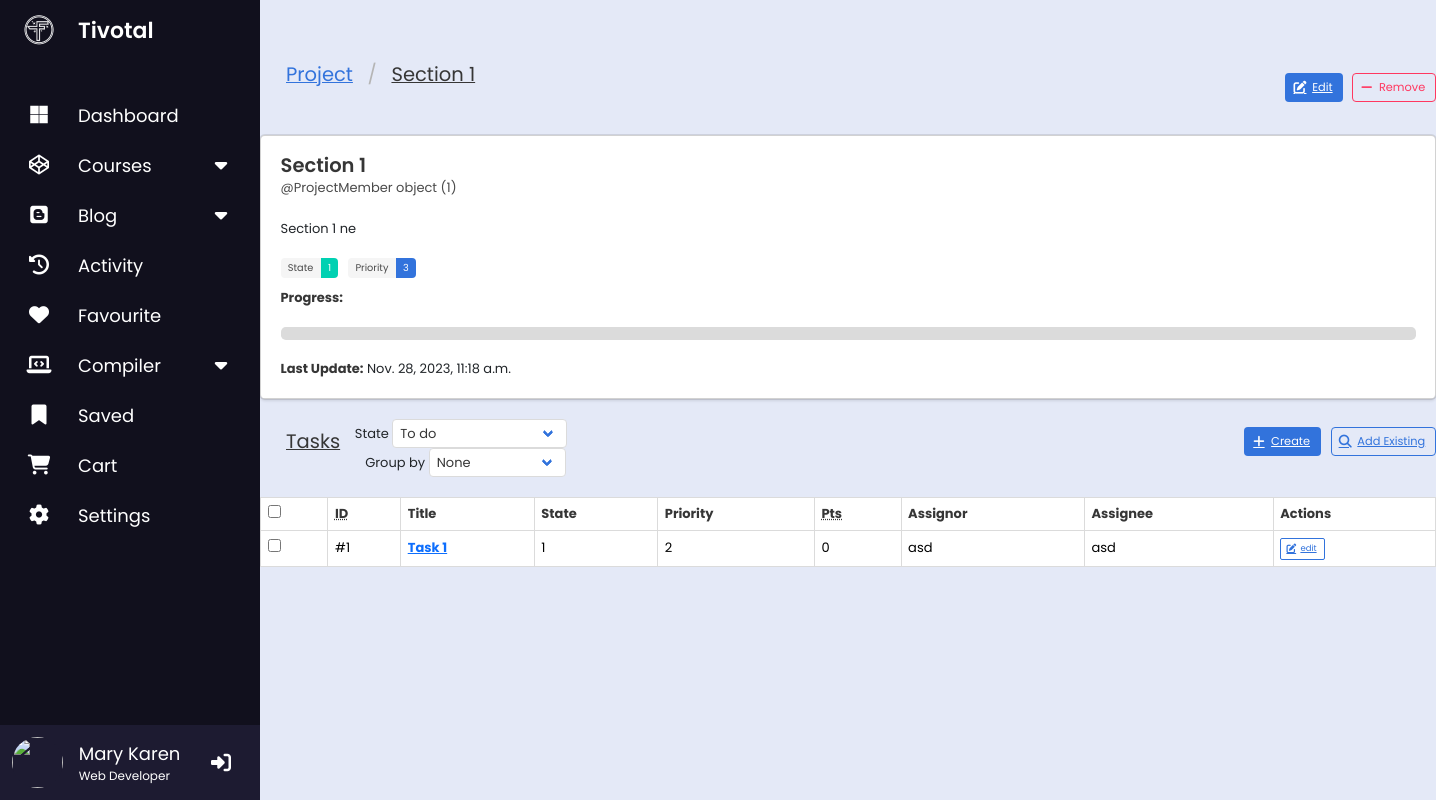
The app's page /api/1/sections/1/ (signed in), older data.
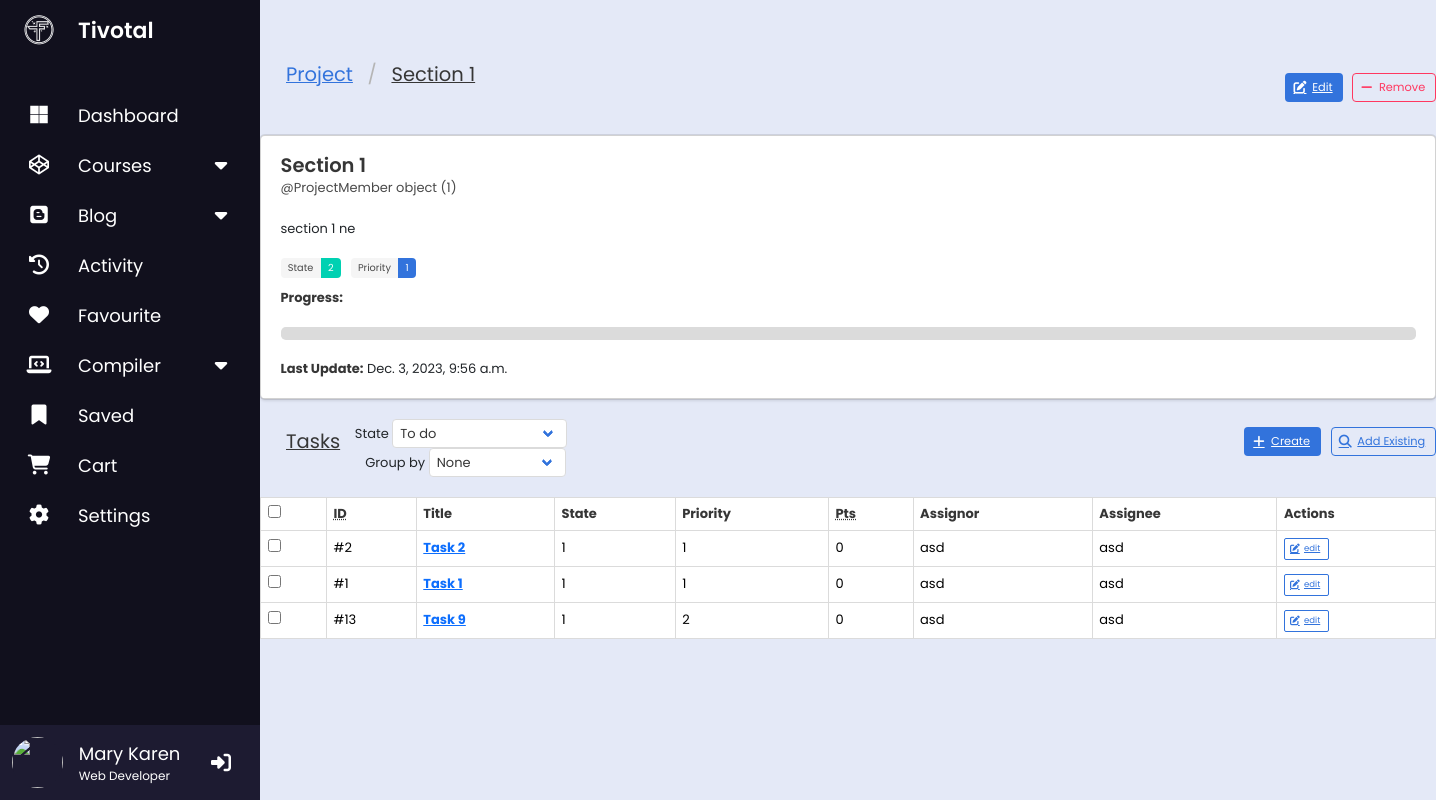
The same page, newer data.
### api/task/models.py (models this page shows, shortened)
class Section(ModelWithProgress, ModelWithBudget):
    class Meta:
        get_latest_by = 'created_at'
        ordering = ['priority', '-title']
        indexes = [
            models.Index(fields=['title', 'priority']),
            models.Index(fields=['title']),
        ]
        verbose_name = 'section'
        verbose_name_plural = 'sections'
    weight = models.PositiveIntegerField(choices = WeightChoices.choices, default = WeightChoices.LOW)
    priority = models.PositiveIntegerField(choices = PriorityChoices.choices, default = PriorityChoices.LOW)
    state = models.IntegerField(choices = SectionState.choices, default = SectionState.UNSTARTED)
    section_leader = models.ForeignKey(ProjectMember, on_delete=models.CASCADE)
    members = models.ManyToManyField(settings.AUTH_USER_MODEL, related_name='section_members', blank=True, through='SectionMember')
    project = models.ForeignKey('project.Project', on_delete=models.CASCADE)
    tags = TagField(blank=True)
    history = HistoricalRecords()

class Task(BaseModel):
    class Meta:
        get_latest_by = 'created_at'
        ordering = ['priority', '-title']
        indexes = [
            models.Index(fields=['title', 'priority']),
            models.Index(fields=['title']),
        ]
        verbose_name = 'task'
        verbose_name_plural = 'tasks'
    section = models.ForeignKey(Section, blank=True, on_delete=models.CASCADE)
    project = models.ForeignKey('project.Project', blank=True, on_delete=models.CASCADE) # de list task trong project
    weight = models.PositiveIntegerField(choices = WeightChoices.choices, default = WeightChoices.LOW)
    priority = models.PositiveIntegerField(choices = PriorityChoices.choices, default = PriorityChoices.LOW)
    points = models.PositiveIntegerField(default=0)
    state = models.IntegerField(choices = TaskState.choices, default = TaskState.UNSTARTED)
    assignor = models.ForeignKey(settings.AUTH_USER_MODEL, null=True, blank=True, on_delete=models.SET_NULL, related_name='requested_tasks')
    assignee = models.ForeignKey(settings.AUTH_USER_MODEL, null=True, blank=True, on_delete=models.SET_NULL, related_name='assigned_tasks')
    tags = TagField(blank=True)
    history = HistoricalRecords()
    def is_done(self):
        if self.state == TaskState.DONE:
            return True
        return False

### api/project/models.py (models this page shows, shortened)
class ProjectMember(models.Model):
    user = models.ForeignKey(settings.AUTH_USER_MODEL, on_delete=models.SET_NULL, null = True)
    project = models.ForeignKey(Project, on_delete=models.CASCADE)
    salary = models.PositiveIntegerField()
    bio = models.TextField()
    skills = TagField(blank=True)
    working_hours_day = models.PositiveIntegerField(default = 8)
    role = models.CharField(choices = ProjectRoleChoices.choices, default= ProjectRoleChoices.MB,max_length=20, null = False)
    status = models.CharField(choices = StatusChoices.choices, default = StatusChoices.ACTIVE, max_length=10 ) # set INACTIVE when delete User
    invitation_notification = models.ForeignKey(Notification, null=True, blank=True, on_delete=models.SET_NULL)
    class Meta:
        unique_together = ('user', 'project')

### api/user/models.py (models this page shows, shortened)
class User(AbstractUser):
    first_name = models.CharField(blank=True, max_length=255)
    last_name = models.CharField(blank=True, max_length=255)
    invitation_notification = models.ForeignKey(Notification, null=True, blank=True, on_delete=models.SET_NULL)

### api/task/views.py (the view, shortened to what this page needs)
# urls.py: path('sections/<int:pk>/', SectionDetailView.as_view(), name='section-detail'),
@method_decorator(login_required, name='dispatch')
class SectionDetailView(DetailView):
    model = Section
    def get_children(self):
        queryset = self.get_object().task_set.select_related('assignor', 'assignee', 'project')
        config = dict(
            project=('project__starts_at', lambda task: task.project and task.project.title or 'No project'),
            assignor=('assignor__id', lambda task: task.assignor and task.assignor.username or 'Unset'),
            assignee=('assignee__id', lambda task: task.assignee and task.assignee.username or 'Unassigned'),
        )
        group_by = self.request.GET.get('group_by')
        try:
            order_by, fx = config[group_by]
        except KeyError:
            return [(None, queryset)]
        else:
            queryset = queryset.order_by(order_by)
            foo = [(t[0], list(t[1])) for t in groupby(queryset, key=fx)]
            return foo
    def get_context_data(self, **kwargs):
        context = super().get_context_data(**kwargs)
        context['objects_by_group'] = self.get_children()
        context['group_by_form'] = SectionGroupByForm(self.request.GET)
        context['group_by'] = self.request.GET.get('group_by')
        context['filters_form'] = TaskFilterForm(self.request.POST)
        context['current_workspace'] = self.kwargs['workspace']
        return context

### api/task/templates/task/section_detail.html (shortened to what this page needs)
{% extends 'base.html' %}
{% block content %}
	<nav class="level">
		<div class="level-left">
			<nav class="breadcrumb is-large" aria-label="breadcrumbs">
				<ul>
          <li><a href="{% url 'tasks:section-list' current_workspace %}">Project</a></li>
          <li class="is-active">
            <a href="#" aria-current="page">
              {{ object.title }}
            </a>
          </li>
				</ul>
			</nav>
		</div>
		<div class="level-right">
			<div class="level-item">
        <a href="{% url 'tasks:section-edit' current_workspace section.id %}?next={{ encoded_url }}" class="button is-link">
          <span class="icon is-small">
            <i class="fas fa-edit"></i>
          </span>
          <small>Edit</small>
				</a>
			</div>
			<div class="level-item">
				<div class="field has-addons">
					<p class="control">
            <form method="POST">
              <button class="button is-danger is-outlined" type="submit" name="remove" value="yes">
                <span class="icon is-small">
                  <i class="fas fa-minus"></i>
                </span>
                <small>Remove</small>
              </button>
            </form>
					</p>
				</div>
			</div>
		</div>
	</nav>
	<div class="card">
		<div class="card-content">
			<div class="media">
				<div class="media-content">
					<p class="title is-4">{{ section.title }}</p>
					<p class="subtitle is-6">@{{ section.section_leader }}</p>
				</div>
			</div>
			<div class="content">
				{{ section.description|default:''|linebreaksbr }}<br/><br/>
				<div class="field is-grouped is-grouped-multiline">
					<div class="control">
						<div class="tags has-addons">
							<span class="tag">State</span>
							<span class="tag is-primary">{{ section.state }}</span>
						</div>
					</div>
					<div class="control">
						<div class="tags has-addons">
							<span class="tag">Priority</span>
							<span class="tag is-link">{{ section.priority }}</span>
						</div>
					</div>
				</div>
				<strong>Progress:</strong>
				<br/>
				<br/>
        {% with section.progress|default:'0' as value %}
          <progress class="progress is-primary" value="{{ value }}" title="{{ value }}%" max="100">{{ value }}%</progress>
        {% endwith %}
				<strong>Last Update:</strong> <time datetime="{{ section.updated_at }}">{{ section.updated_at }}</time>
			</div>
		</div>
	</div>
  <br/>
	<nav class="level">
		<div class="level-left">
			<nav class="breadcrumb is-large" aria-label="breadcrumbs" style="margin: 0; padding: 0;">
				<ul>
					<li class="is-active"><a href="#" aria-current="page">Tasks</a></li>
				</ul>
			</nav>
			<div class="level-item">
				<form method="GET">
        {% for field in group_by_form.visible_fields %}
          <div class="level-item">
            <label>{{ field.label }}</label>&nbsp;
            <div class="field">
              {{ field }}
            </div>
          </div>
        {% endfor %}
				</form>
			</div>
		</div>
		<div class="level-right">
			<div class="level-item">
				<div class="field has-addons">
					<p class="control">
            <a class="button is-link" href="{% url 'tasks:task-add' current_workspace %}?next={{ encoded_url }}&amp;section={{ section.id }}">
              <span class="icon is-small">
                <i class="fas fa-plus"></i>
              </span>
              <small>Create</small>
						</a>
					</p>
				</div>
			</div>
      <div class="level-item">
				<div class="field has-addons">
					<p class="control">
            <a class="button is-link is-outlined" title="Add existing tasks to this section"
               href="{% block object_add_url3 %}{% url 'tasks:task-list' current_workspace %}{% endblock %}?to-section={{ section.id }}">
              <span class="icon is-small">
                <i class="fas fa-search"></i>
              </span>
              <small>Add Existing</small>
						</a>
					</p>
				</div>
			</div>
		</div>
	</nav>
  <form method="POST" id="object-list">
    {% for group_title, object_list in objects_by_group %}
			<table class="table is-bordered is-striped is-hoverable is-fullwidth">
				<thead>
					<tr>
						<th>
							<input type="checkbox" class="selectAll" />
						</th>
						<th><abbr title="Identification Number">ID</abbr></th>
						<th>Title</th>
						<th>State</th>
						<th>Priority</th>
						<th><abbr title="Points">Pts</abbr></th>
						<th>Assignor</th>
						<th>Assignee</th>
						<th>Actions</th>
					</tr>
				</thead>
				<tbody>
					{% for task in object_list %}
					<tr {% if task.is_done %}class="has-text-grey-dark"{% endif %}>
						<td>
							<input type="checkbox" name="task-{{ task.id }}" />
						</td>
						<td>#{{ task.id }}</td>
						<td>
							<a href="{% url 'tasks:task-detail' current_workspace task.id %}?next={{ encoded_url }}" {% if task.is_done %}class="has-text-grey-dark"{% endif %}>
								<strong>{{ task.title }}</strong><br/>
							</a>
						</td>
						<td>{{ task.state }}</td>
						<td>{{ task.priority }}</td>
						<td>{{ task.points }}</td>
						<td>{{ task.assignor.username }}</td>
						<td>{{ task.assignee.username }}</td>
						<td>
							<a class="button is-small is-link is-outlined" href="{% url 'tasks:task-edit' current_workspace task.id %}?next={{ encoded_url }}" title="Edit">
								<span class="icon is-small">
									<i class="fas fa-edit"></i>
								</span>
								<small>edit</small>
							</a>
						</td>
					</tr>
					{% endfor %}
				</tbody>
			</table>
		{% endfor %}
  </form>
{% endblock %}

### api/templates/base.html (shortened to what this page needs)
{%load static%}
<!DOCTYPE html>
<html lang="en">
    <head>
        <link rel="stylesheet" href="{% static 'css/bulma-0.7.4.min.css' %}">
        <link rel="stylesheet" href="{% static 'css/bulma-calendar.min.css' %}">
        <link rel="stylesheet" href="{% static 'css/bulma-tagsinput.min.css' %}">
        <link rel="stylesheet" href="{% static 'css/bulma-checkradio.min.css' %}">
        <link rel="stylesheet" href="{% static 'css/default.css' %}">
        <link rel="stylesheet" href="{% static 'css/bolt-panel.css' %}">
        <link href="https://cdn.jsdelivr.net/npm/bootstrap@5.3.2/dist/css/bootstrap.min.css" rel="stylesheet">
        <link rel="stylesheet" href="https://cdnjs.cloudflare.com/ajax/libs/font-awesome/6.2.1/css/all.min.css"/>
        <link rel="stylesheet" href="{%static "css/sidebar/sidebar.css"%}" />
        </head>
  <body>
    <div class="sidebar close">
      <div class="logo">
        <i class="fab fa-trade-federation"></i>
        <span class="logo-name">Tivotal</span>
      </div>
      <ul class="nav-list">
        <li>
          <a href="#">
            <i class="fab fa-microsoft"></i>
            <span class="link-name">Dashboard</span>
          </a>
        </li>
        <li>
          <div class="icon-link">
            <a href="#">
              <i class="fab fa-codepen"></i>
              <span class="link-name">Courses</span>
            </a>
            <i class="fas fa-caret-down arrow"></i>
          </div>
        </li>
        <li>
          <div class="icon-link">
            <a href="#">
              <i class="fab fa-blogger"></i>
              <span class="link-name">Blog</span>
            </a>
            <i class="fas fa-caret-down arrow"></i>
          </div>
        </li>
        <li>
          <a href="#">
            <i class="fas fa-clock-rotate-left"></i>
            <span class="link-name">Activity</span>
          </a>
        </li>
        <li>
          <a href="#">
            <i class="fas fa-heart"></i>
            <span class="link-name">Favourite</span>
          </a>
        </li>
        <li>
          <div class="icon-link">
            <a href="#">
              <i class="fas fa-laptop-code"></i>
              <span class="link-name">Compiler</span>
            </a>
            <i class="fas fa-caret-down arrow"></i>
          </div>
        </li>
        <li>
          <a href="#">
            <i class="fas fa-bookmark"></i>
            <span class="link-name">Saved</span>
          </a>
        </li>
        <li>
          <a href="#">
            <i class="fas fa-cart-shopping"></i>
            <span class="link-name">Cart</span>
          </a>
        </li>
        <li>
          <a href="#">
            <i class="fas fa-gear"></i>
            <span class="link-name">Settings</span>
          </a>
        </li>
        <li>
          <div class="profile-details">
            <div class="profile-content">
              <img src="profile.jpg" alt="" />
            </div>
            <div class="name-job">
              <div class="name">Mary Karen</div>
              <div class="job">Web Developer</div>
            </div>
            <i class="fas fa-right-to-bracket"></i>
          </div>
        </li>
      </ul>
    </div>
    <div class="home-section">
      <div class="home-content">
      </div>
      <div class = 'row'>
        <div class="bolt-header-title-row flex-row flex-baseline">
          {%block content%}
          {%endblock%}
      </div>
      </div>
    </div>
  </body>
</html>

### api/templates/django/forms/widgets/select.html (shortened to what this page needs)
<div class="select">
  <select name="{{ widget.name }}"{% include "django/forms/widgets/attrs.html" %}>{% for group_name, group_choices, group_index in widget.optgroups %}{% for option in group_choices %}
    {% include option.template_name with widget=option %}{% endfor %}{% endfor %}
  </select>
</div>

Row changes from the older to the newer data that the page shows:
changed Section "Section 1": description "Section 1 ne" → "section 1 ne"; state "1" → "2"; priority "3" → "1"; updated_at "Nov. 28, 2023, 11:18 a.m." → "Dec. 3, 2023, 9:56 a.m."
added Task: id "2", title "Task 2", state "1", priority "1", points "0", assignor.username "asd", assignee.username "asd"
changed Task "Task 1": priority "2" → "1"
added Task: id "13", title "Task 9", state "1", priority "2", points "0", assignor.username "asd", assignee.username "asd"
